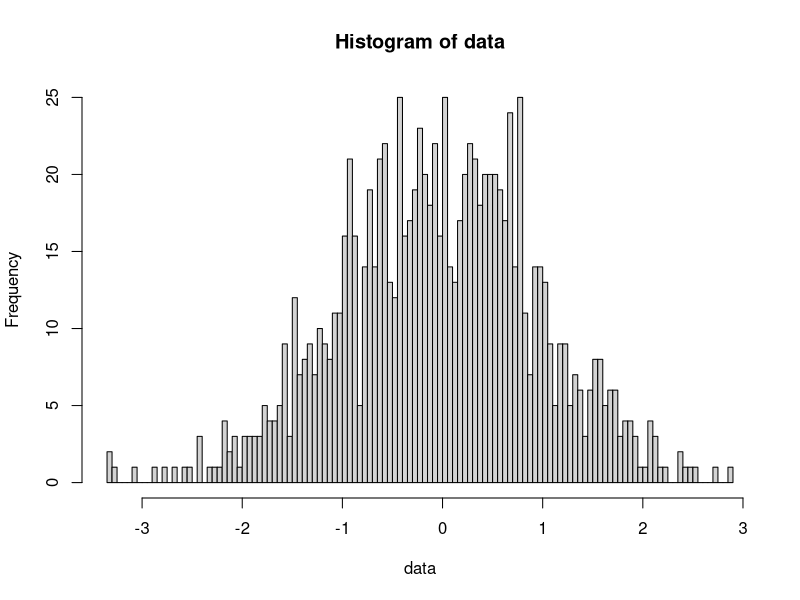

Reproduce this figure in R.
## ---- chunk 1
print("Hello World")
## ---- chunk 2
print("Hello World")
## ---- chunk 3
data <- rnorm(n = 1000, mean = 0, sd = 1)
hist(data, n = 100)
